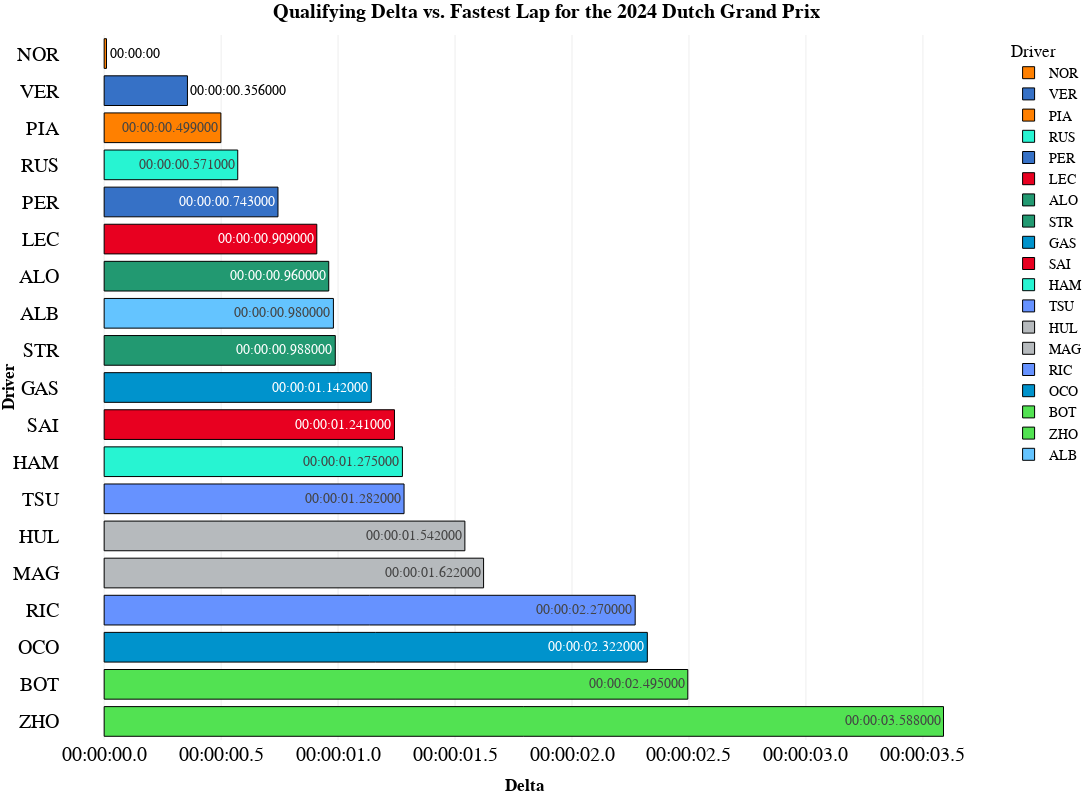

Notebook source saved alongside this figure:
### Code cell
fig=px.bar(
    track_fastest,
    y="Driver",
    x='LapTimeDelta',
    text='LapTimeDelta2',
    orientation='h',
    color='Driver',
    template="presentation",
    hover_data=['Team', 'Year', 'GP','LapTime', 'LapNumber','Sector1Time', 'Sector2Time', 'Sector3Time',
       'Compound', 'TyreLife', 'FreshTyre'],
    title="<b>Qualifying Delta vs. Fastest Lap for the {} {}</b>".format(year,gp),
    height=800, 
    width=1200,

color_discrete_map={
                 "ALB": "#64C4FF",
                 "ALO": "#229971",
                 "BOT": "#52e252",
                 "COL": "#37BEDD",
                 "GAS": "#0093cc",
                 "HAM": "#27F4D2",
                 "HUL": "#B6BABD",
                 "LEC": "#E80020",
                 "MAG": "#B6BABD",
                 "NOR": "#FF8000",
                 "OCO": "#0093cc",
                 "PER": "#3671C6",
                 "PIA": "#FF8000",
                 "RIC": "#6692FF",
                 "RUS": "#27F4D2",
                 "SAI": "#E80020",
                 "SAR": "#37BEDD",
                 "STR": "#229971",
                 "TSU": "#6692FF",
                 "VER": "#3671C6",
                 "ZHO": "#52e252"
                 }
)
fig.update_layout(
    yaxis = dict(tickfont = dict(size=20)),
    xaxis = dict(tickfont = dict(size=20)),

    xaxis_title="<b>Delta</b>",
    yaxis_title="<b>Driver</b>",
    title_font_family="<b>PT Sans Narrow</b>",

)

fig.update_layout(xaxis_tickformat='%H:%M:%S.%f')

fig.update_traces(marker_line_width=1,marker_line_color="BLACK")

fig.update_layout(yaxis={'categoryorder':'total descending'})

fig.update_traces(textposition='auto')

fig.update_layout(
    title_x=0.5,
    hoverlabel=dict(
        bgcolor="white",
        font_size=16,
        font_family="PT Sans Narrow"
    ),
    yaxis = dict(tickfont = dict(size=20)),
    xaxis = dict(tickfont = dict(size=20)),
    font=dict(
        family="PT Sans Narrow",
        size=14,
        color="Black"
    ),
    title_font_family="PT Sans Narrow",
    margin=dict(l=60, r=5, t=35, b=60),
)
fig.show()

### Figure 1 — Plotly figure (JSON) as saved in the notebook; plotly's stock layout.template omitted (floating-point values rounded to 4 significant figures)
{"data": [{"alignmentgroup": "True", "customdata": [["McLaren", 2024, "Dutch Grand Prix", "0 days 00:01:09.673000", 13, "0 days 00:00:23.824000", "0 days 00:00:24.819000", "0 days 00:00:21.030000", "SOFT", 2, "True"]], "hovertemplate": "Driver=%{y}<br>LapTimeDelta=%{x}<br>LapTimeDelta2=%{text}<br>Team=%{customdata[0]}<br>Year=%{customdata[1]}<br>GP=%{customdata[2]}<br>LapTime=%{customdata[3]}<br>LapNumber=%{customdata[4]}<br>Sector1Time=%{customdata[5]}<br>Sector2Time=%{customdata[6]}<br>Sector3Time=%{customdata[7]}<br>Compound=%{customdata[8]}<br>TyreLife=%{customdata[9]}<br>FreshTyre=%{customdata[10]}<extra></extra>", "legendgroup": "NOR", "marker": {"color": "#FF8000", "line": {"color": "BLACK", "width": 1}, "pattern": {"shape": ""}}, "name": "NOR", "offsetgroup": "NOR", "orientation": "h", "showlegend": true, "text": ["00:00:00"], "textposition": "auto", "type": "bar", "x": ["1970-01-01T00:00:00.010000"], "xaxis": "x", "y": ["NOR"], "yaxis": "y"}, {"alignmentgroup": "True", "customdata": [["Red Bull Racing", 2024, "Dutch Grand Prix", "0 days 00:01:10.029000", 13, "0 days 00:00:24.073000", "0 days 00:00:24.731000", "0 days 00:00:21.225000", "SOFT", 2, "True"]], "hovertemplate": "Driver=%{y}<br>LapTimeDelta=%{x}<br>LapTimeDelta2=%{text}<br>Team=%{customdata[0]}<br>Year=%{customdata[1]}<br>GP=%{customdata[2]}<br>LapTime=%{customdata[3]}<br>LapNumber=%{customdata[4]}<br>Sector1Time=%{customdata[5]}<br>Sector2Time=%{customdata[6]}<br>Sector3Time=%{customdata[7]}<br>Compound=%{customdata[8]}<br>TyreLife=%{customdata[9]}<br>FreshTyre=%{customdata[10]}<extra></extra>", "legendgroup": "VER", "marker": {"color": "#3671C6", "line": {"color": "BLACK", "width": 1}, "pattern": {"shape": ""}}, "name": "VER", "offsetgroup": "VER", "orientation": "h", "showlegend": true, "text": ["00:00:00.356000"], "textposition": "auto", "type": "bar", "x": ["1970-01-01T00:00:00.356000"], "xaxis": "x", "y": ["VER"], "yaxis": "y"}, {"alignmentgroup": "True", "customdata": [["McLaren", 2024, "Dutch Grand Prix", "0 days 00:01:10.172000", 15, "0 days 00:00:24.017000", "0 days 00:00:24.983000", "0 days 00:00:21.172000", "SOFT", 2, "True"]], "hovertemplate": "Driver=%{y}<br>LapTimeDelta=%{x}<br>LapTimeDelta2=%{text}<br>Team=%{customdata[0]}<br>Year=%{customdata[1]}<br>GP=%{customdata[2]}<br>LapTime=%{customdata[3]}<br>LapNumber=%{customdata[4]}<br>Sector1Time=%{customdata[5]}<br>Sector2Time=%{customdata[6]}<br>Sector3Time=%{customdata[7]}<br>Compound=%{customdata[8]}<br>TyreLife=%{customdata[9]}<br>FreshTyre=%{customdata[10]}<extra></extra>", "legendgroup": "PIA", "marker": {"color": "#FF8000", "line": {"color": "BLACK", "width": 1}, "pattern": {"shape": ""}}, "name": "PIA", "offsetgroup": "PIA", "orientation": "h", "showlegend": true, "text": ["00:00:00.499000"], "textposition": "auto", "type": "bar", "x": ["1970-01-01T00:00:00.499000"], "xaxis": "x", "y": ["PIA"], "yaxis": "y"}, {"alignmentgroup": "True", "customdata": [["Mercedes", 2024, "Dutch Grand Prix", "0 days 00:01:10.244000", 17, "0 days 00:00:24.044000", "0 days 00:00:25.038000", "0 days 00:00:21.162000", "SOFT", 2, "True"]], "hovertemplate": "Driver=%{y}<br>LapTimeDelta=%{x}<br>LapTimeDelta2=%{text}<br>Team=%{customdata[0]}<br>Year=%{customdata[1]}<br>GP=%{customdata[2]}<br>LapTime=%{customdata[3]}<br>LapNumber=%{customdata[4]}<br>Sector1Time=%{customdata[5]}<br>Sector2Time=%{customdata[6]}<br>Sector3Time=%{customdata[7]}<br>Compound=%{customdata[8]}<br>TyreLife=%{customdata[9]}<br>FreshTyre=%{customdata[10]}<extra></extra>", "legendgroup": "RUS", "marker": {"color": "#27F4D2", "line": {"color": "BLACK", "width": 1}, "pattern": {"shape": ""}}, "name": "RUS", "offsetgroup": "RUS", "orientation": "h", "showlegend": true, "text": ["00:00:00.571000"], "textposition": "auto", "type": "bar", "x": ["1970-01-01T00:00:00.571000"], "xaxis": "x", "y": ["RUS"], "yaxis": "y"}, {"alignmentgroup": "True", "customdata": [["Red Bull Racing", 2024, "Dutch Grand Prix", "0 days 00:01:10.416000", 16, "0 days 00:00:24.065000", "0 days 00:00:25.042000", "0 days 00:00:21.309000", "SOFT", 2, "True"]], "hovertemplate": "Driver=%{y}<br>LapTimeDelta=%{x}<br>LapTimeDelta2=%{text}<br>Team=%{customdata[0]}<br>Year=%{customdata[1]}<br>GP=%{customdata[2]}<br>LapTime=%{customdata[3]}<br>LapNumber=%{customdata[4]}<br>Sector1Time=%{customdata[5]}<br>Sector2Time=%{customdata[6]}<br>Sector3Time=%{customdata[7]}<br>Compound=%{customdata[8]}<br>TyreLife=%{customdata[9]}<br>FreshTyre=%{customdata[10]}<extra></extra>", "legendgroup": "PER", "marker": {"color": "#3671C6", "line": {"color": "BLACK", "width": 1}, "pattern": {"shape": ""}}, "name": "PER", "offsetgroup": "PER", "orientation": "h", "showlegend": true, "text": ["00:00:00.743000"], "textposition": "auto", "type": "bar", "x": ["1970-01-01T00:00:00.743000"], "xaxis": "x", "y": ["PER"], "yaxis": "y"}, {"alignmentgroup": "True", "customdata": [["Ferrari", 2024, "Dutch Grand Prix", "0 days 00:01:10.582000", 23, "0 days 00:00:24.160000", "0 days 00:00:25.201000", "0 days 00:00:21.221000", "SOFT", 2, "True"]], "hovertemplate": "Driver=%{y}<br>LapTimeDelta=%{x}<br>LapTimeDelta2=%{text}<br>Team=%{customdata[0]}<br>Year=%{customdata[1]}<br>GP=%{customdata[2]}<br>LapTime=%{customdata[3]}<br>LapNumber=%{customdata[4]}<br>Sector1Time=%{customdata[5]}<br>Sector2Time=%{customdata[6]}<br>Sector3Time=%{customdata[7]}<br>Compound=%{customdata[8]}<br>TyreLife=%{customdata[9]}<br>FreshTyre=%{customdata[10]}<extra></extra>", "legendgroup": "LEC", "marker": {"color": "#E80020", "line": {"color": "BLACK", "width": 1}, "pattern": {"shape": ""}}, "name": "LEC", "offsetgroup": "LEC", "orientation": "h", "showlegend": true, "text": ["00:00:00.909000"], "textposition": "auto", "type": "bar", "x": ["1970-01-01T00:00:00.909000"], "xaxis": "x", "y": ["LEC"], "yaxis": "y"}, {"alignmentgroup": "True", "customdata": [["Aston Martin", 2024, "Dutch Grand Prix", "0 days 00:01:10.633000", 15, "0 days 00:00:24.315000", "0 days 00:00:25.123000", "0 days 00:00:21.195000", "SOFT", 2, "True"]], "hovertemplate": "Driver=%{y}<br>LapTimeDelta=%{x}<br>LapTimeDelta2=%{text}<br>Team=%{customdata[0]}<br>Year=%{customdata[1]}<br>GP=%{customdata[2]}<br>LapTime=%{customdata[3]}<br>LapNumber=%{customdata[4]}<br>Sector1Time=%{customdata[5]}<br>Sector2Time=%{customdata[6]}<br>Sector3Time=%{customdata[7]}<br>Compound=%{customdata[8]}<br>TyreLife=%{customdata[9]}<br>FreshTyre=%{customdata[10]}<extra></extra>", "legendgroup": "ALO", "marker": {"color": "#229971", "line": {"color": "BLACK", "width": 1}, "pattern": {"shape": ""}}, "name": "ALO", "offsetgroup": "ALO", "orientation": "h", "showlegend": true, "text": ["00:00:00.960000"], "textposition": "auto", "type": "bar", "x": ["1970-01-01T00:00:00.960000"], "xaxis": "x", "y": ["ALO"], "yaxis": "y"}, {"alignmentgroup": "True", "customdata": [["Aston Martin", 2024, "Dutch Grand Prix", "0 days 00:01:10.661000", 15, "0 days 00:00:23.951000", "0 days 00:00:25.175000", "0 days 00:00:21.535000", "SOFT", 2, "True"]], "hovertemplate": "Driver=%{y}<br>LapTimeDelta=%{x}<br>LapTimeDelta2=%{text}<br>Team=%{customdata[0]}<br>Year=%{customdata[1]}<br>GP=%{customdata[2]}<br>LapTime=%{customdata[3]}<br>LapNumber=%{customdata[4]}<br>Sector1Time=%{customdata[5]}<br>Sector2Time=%{customdata[6]}<br>Sector3Time=%{customdata[7]}<br>Compound=%{customdata[8]}<br>TyreLife=%{customdata[9]}<br>FreshTyre=%{customdata[10]}<extra></extra>", "legendgroup": "STR", "marker": {"color": "#229971", "line": {"color": "BLACK", "width": 1}, "pattern": {"shape": ""}}, "name": "STR", "offsetgroup": "STR", "orientation": "h", "showlegend": true, "text": ["00:00:00.988000"], "textposition": "auto", "type": "bar", "x": ["1970-01-01T00:00:00.988000"], "xaxis": "x", "y": ["STR"], "yaxis": "y"}, {"alignmentgroup": "True", "customdata": [["Alpine", 2024, "Dutch Grand Prix", "0 days 00:01:10.815000", 13, "0 days 00:00:24.143000", "0 days 00:00:25.254000", "0 days 00:00:21.418000", "SOFT", 2, "True"]], "hovertemplate": "Driver=%{y}<br>LapTimeDelta=%{x}<br>LapTimeDelta2=%{text}<br>Team=%{customdata[0]}<br>Year=%{customdata[1]}<br>GP=%{customdata[2]}<br>LapTime=%{customdata[3]}<br>LapNumber=%{customdata[4]}<br>Sector1Time=%{customdata[5]}<br>Sector2Time=%{customdata[6]}<br>Sector3Time=%{customdata[7]}<br>Compound=%{customdata[8]}<br>TyreLife=%{customdata[9]}<br>FreshTyre=%{customdata[10]}<extra></extra>", "legendgroup": "GAS", "marker": {"color": "#0093cc", "line": {"color": "BLACK", "width": 1}, "pattern": {"shape": ""}}, "name": "GAS", "offsetgroup": "GAS", "orientation": "h", "showlegend": true, "text": ["00:00:01.142000"], "textposition": "auto", "type": "bar", "x": ["1970-01-01T00:00:01.142000"], "xaxis": "x", "y": ["GAS"], "yaxis": "y"}, {"alignmentgroup": "True", "customdata": [["Ferrari", 2024, "Dutch Grand Prix", "0 days 00:01:10.914000", 17, "0 days 00:00:24.349000", "0 days 00:00:25.341000", "0 days 00:00:21.224000", "SOFT", 2, "True"]], "hovertemplate": "Driver=%{y}<br>LapTimeDelta=%{x}<br>LapTimeDelta2=%{text}<br>Team=%{customdata[0]}<br>Year=%{customdata[1]}<br>GP=%{customdata[2]}<br>LapTime=%{customdata[3]}<br>LapNumber=%{customdata[4]}<br>Sector1Time=%{customdata[5]}<br>Sector2Time=%{customdata[6]}<br>Sector3Time=%{customdata[7]}<br>Compound=%{customdata[8]}<br>TyreLife=%{customdata[9]}<br>FreshTyre=%{customdata[10]}<extra></extra>", "legendgroup": "SAI", "marker": {"color": "#E80020", "line": {"color": "BLACK", "width": 1}, "pattern": {"shape": ""}}, "name": "SAI", "offsetgroup": "SAI", "orientation": "h", "showlegend": true, "text": ["00:00:01.241000"], "textposition": "auto", "type": "bar", "x": ["1970-01-01T00:00:01.241000"], "xaxis": "x", "y": ["SAI"], "yaxis": "y"}, {"alignmentgroup": "True", "customdata": [["Mercedes", 2024, "Dutch Grand Prix", "0 days 00:01:10.948000", 12, "0 days 00:00:24.258000", "0 days 00:00:25.230000", "0 days 00:00:21.460000", "SOFT", 2, "True"]], "hovertemplate": "Driver=%{y}<br>LapTimeDelta=%{x}<br>LapTimeDelta2=%{text}<br>Team=%{customdata[0]}<br>Year=%{customdata[1]}<br>GP=%{customdata[2]}<br>LapTime=%{customdata[3]}<br>LapNumber=%{customdata[4]}<br>Sector1Time=%{customdata[5]}<br>Sector2Time=%{customdata[6]}<br>Sector3Time=%{customdata[7]}<br>Compound=%{customdata[8]}<br>TyreLife=%{customdata[9]}<br>FreshTyre=%{customdata[10]}<extra></extra>", "legendgroup": "HAM", "marker": {"color": "#27F4D2", "line": {"color": "BLACK", "width": 1}, "pattern": {"shape": ""}}, "name": "HAM", "offsetgroup": "HAM", "orientation": "h", "showlegend": true, "text": ["00:00:01.275000"], "textposition": "auto", "type": "bar", "x": ["1970-01-01T00:00:01.275000"], "xaxis": "x", "y": ["HAM"], "yaxis": "y"}, {"alignmentgroup": "True", "customdata": [["RB", 2024, "Dutch Grand Prix", "0 days 00:01:10.955000", 14, "0 days 00:00:24.246000", "0 days 00:00:25.241000", "0 days 00:00:21.468000", "SOFT", 2, "True"]], "hovertemplate": "Driver=%{y}<br>LapTimeDelta=%{x}<br>LapTimeDelta2=%{text}<br>Team=%{customdata[0]}<br>Year=%{customdata[1]}<br>GP=%{customdata[2]}<br>LapTime=%{customdata[3]}<br>LapNumber=%{customdata[4]}<br>Sector1Time=%{customdata[5]}<br>Sector2Time=%{customdata[6]}<br>Sector3Time=%{customdata[7]}<br>Compound=%{customdata[8]}<br>TyreLife=%{customdata[9]}<br>FreshTyre=%{customdata[10]}<extra></extra>", "legendgroup": "TSU", "marker": {"color": "#6692FF", "line": {"color": "BLACK", "width": 1}, "pattern": {"shape": ""}}, "name": "TSU", "offsetgroup": "TSU", "orientation": "h", "showlegend": true, "text": ["00:00:01.282000"], "textposition": "auto", "type": "bar", "x": ["1970-01-01T00:00:01.282000"], "xaxis": "x", "y": ["TSU"], "yaxis": "y"}, {"alignmentgroup": "True", "customdata": [["Haas F1 Team", 2024, "Dutch Grand Prix", "0 days 00:01:11.215000", 16, "0 days 00:00:24.550000", "0 days 00:00:25.263000", "0 days 00:00:21.402000", "SOFT", 2, "True"]], "hovertemplate": "Driver=%{y}<br>LapTimeDelta=%{x}<br>LapTimeDelta2=%{text}<br>Team=%{customdata[0]}<br>Year=%{customdata[1]}<br>GP=%{customdata[2]}<br>LapTime=%{customdata[3]}<br>LapNumber=%{customdata[4]}<br>Sector1Time=%{customdata[5]}<br>Sector2Time=%{customdata[6]}<br>Sector3Time=%{customdata[7]}<br>Compound=%{customdata[8]}<br>TyreLife=%{customdata[9]}<br>FreshTyre=%{customdata[10]}<extra></extra>", "legendgroup": "HUL", "marker": {"color": "#B6BABD", "line": {"color": "BLACK", "width": 1}, "pattern": {"shape": ""}}, "name": "HUL", "offsetgroup": "HUL", "orientation": "h", "showlegend": true, "text": ["00:00:01.542000"], "textposition": "auto", "type": "bar", "x": ["1970-01-01T00:00:01.542000"], "xaxis": "x", "y": ["HUL"], "yaxis": "y"}, {"alignmentgroup": "True", "customdata": [["Haas F1 Team", 2024, "Dutch Grand Prix", "0 days 00:01:11.295000", 11, "0 days 00:00:24.318000", "0 days 00:00:25.603000", "0 days 00:00:21.374000", "SOFT", 2, "True"]], "hovertemplate": "Driver=%{y}<br>LapTimeDelta=%{x}<br>LapTimeDelta2=%{text}<br>Team=%{customdata[0]}<br>Year=%{customdata[1]}<br>GP=%{customdata[2]}<br>LapTime=%{customdata[3]}<br>LapNumber=%{customdata[4]}<br>Sector1Time=%{customdata[5]}<br>Sector2Time=%{customdata[6]}<br>Sector3Time=%{customdata[7]}<br>Compound=%{customdata[8]}<br>TyreLife=%{customdata[9]}<br>FreshTyre=%{customdata[10]}<extra></extra>", "legendgroup": "MAG", "marker": {"color": "#B6BABD", "line": {"color": "BLACK", "width": 1}, "pattern": {"shape": ""}}, "name": "MAG", "offsetgroup": "MAG", "orientation": "h", "showlegend": true, "text": ["00:00:01.622000"], "textposition": "auto", "type": "bar", "x": ["1970-01-01T00:00:01.622000"], "xaxis": "x", "y": ["MAG"], "yaxis": "y"}, {"alignmentgroup": "True", "customdata": [["RB", 2024, "Dutch Grand Prix", "0 days 00:01:11.943000", 8, "0 days 00:00:24.704000", "0 days 00:00:25.532000", "0 days 00:00:21.707000", "SOFT", 2, "True"]], "hovertemplate": "Driver=%{y}<br>LapTimeDelta=%{x}<br>LapTimeDelta2=%{text}<br>Team=%{customdata[0]}<br>Year=%{customdata[1]}<br>GP=%{customdata[2]}<br>LapTime=%{customdata[3]}<br>LapNumber=%{customdata[4]}<br>Sector1Time=%{customdata[5]}<br>Sector2Time=%{customdata[6]}<br>Sector3Time=%{customdata[7]}<br>Compound=%{customdata[8]}<br>TyreLife=%{customdata[9]}<br>FreshTyre=%{customdata[10]}<extra></extra>", "legendgroup": "RIC", "marker": {"color": "#6692FF", "line": {"color": "BLACK", "width": 1}, "pattern": {"shape": ""}}, "name": "RIC", "offsetgroup": "RIC", "orientation": "h", "showlegend": true, "text": ["00:00:02.270000"], "textposition": "auto", "type": "bar", "x": ["1970-01-01T00:00:02.270000"], "xaxis": "x", "y": ["RIC"], "yaxis": "y"}, {"alignmentgroup": "True", "customdata": [["Alpine", 2024, "Dutch Grand Prix", "0 days 00:01:11.995000", 8, "0 days 00:00:24.526000", "0 days 00:00:25.827000", "0 days 00:00:21.642000", "SOFT", 2, "True"]], "hovertemplate": "Driver=%{y}<br>LapTimeDelta=%{x}<br>LapTimeDelta2=%{text}<br>Team=%{customdata[0]}<br>Year=%{customdata[1]}<br>GP=%{customdata[2]}<br>LapTime=%{customdata[3]}<br>LapNumber=%{customdata[4]}<br>Sector1Time=%{customdata[5]}<br>Sector2Time=%{customdata[6]}<br>Sector3Time=%{customdata[7]}<br>Compound=%{customdata[8]}<br>TyreLife=%{customdata[9]}<br>FreshTyre=%{customdata[10]}<extra></extra>", "legendgroup": "OCO", "marker": {"color": "#0093cc", "line": {"color": "BLACK", "width": 1}, "pattern": {"shape": ""}}, "name": "OCO", "offsetgroup": "OCO", "orientation": "h", "showlegend": true, "text": ["00:00:02.322000"], "textposition": "auto", "type": "bar", "x": ["1970-01-01T00:00:02.322000"], "xaxis": "x", "y": ["OCO"], "yaxis": "y"}, {"alignmentgroup": "True", "customdata": [["Kick Sauber", 2024, "Dutch Grand Prix", "0 days 00:01:12.168000", 8, "0 days 00:00:24.630000", "0 days 00:00:25.768000", "0 days 00:00:21.770000", "SOFT", 2, "True"]], "hovertemplate": "Driver=%{y}<br>LapTimeDelta=%{x}<br>LapTimeDelta2=%{text}<br>Team=%{customdata[0]}<br>Year=%{customdata[1]}<br>GP=%{customdata[2]}<br>LapTime=%{customdata[3]}<br>LapNumber=%{customdata[4]}<br>Sector1Time=%{customdata[5]}<br>Sector2Time=%{customdata[6]}<br>Sector3Time=%{customdata[7]}<br>Compound=%{customdata[8]}<br>TyreLife=%{customdata[9]}<br>FreshTyre=%{customdata[10]}<extra></extra>", "legendgroup": "BOT", "marker": {"color": "#52e252", "line": {"color": "BLACK", "width": 1}, "pattern": {"shape": ""}}, "name": "BOT", "offsetgroup": "BOT", "orientation": "h", "showlegend": true, "text": ["00:00:02.495000"], "textposition": "auto", "type": "bar", "x": ["1970-01-01T00:00:02.495000"], "xaxis": "x", "y": ["BOT"], "yaxis": "y"}, {"alignmentgroup": "True", "customdata": [["Kick Sauber", 2024, "Dutch Grand Prix", "0 days 00:01:13.261000", 8, "0 days 00:00:25.036000", "0 days 00:00:26.304000", "0 days 00:00:21.921000", "SOFT", 2, "True"]], "hovertemplate": "Driver=%{y}<br>LapTimeDelta=%{x}<br>LapTimeDelta2=%{text}<br>Team=%{customdata[0]}<br>Year=%{customdata[1]}<br>GP=%{customdata[2]}<br>LapTime=%{customdata[3]}<br>LapNumber=%{customdata[4]}<br>Sector1Time=%{customdata[5]}<br>Sector2Time=%{customdata[6]}<br>Sector3Time=%{customdata[7]}<br>Compound=%{customdata[8]}<br>TyreLife=%{customdata[9]}<br>FreshTyre=%{customdata[10]}<extra></extra>", "legendgroup": "ZHO", "marker": {"color": "#52e252", "line": {"color": "BLACK", "width": 1}, "pattern": {"shape": ""}}, "name": "ZHO", "offsetgroup": "ZHO", "orientation": "h", "showlegend": true, "text": ["00:00:03.588000"], "textposition": "auto", "type": "bar", "x": ["1970-01-01T00:00:03.588000"], "xaxis": "x", "y": ["ZHO"], "yaxis": "y"}, {"alignmentgroup": "True", "customdata": [["Williams", 2024, "Dutch Grand Prix", "0 days 00:01:10.653000", 17, "0 days 00:00:24.158000", "0 days 00:00:25.185000", "0 days 00:00:21.310000", "SOFT", 2, "True"]], "hovertemplate": "Driver=%{y}<br>LapTimeDelta=%{x}<br>LapTimeDelta2=%{text}<br>Team=%{customdata[0]}<br>Year=%{customdata[1]}<br>GP=%{customdata[2]}<br>LapTime=%{customdata[3]}<br>LapNumber=%{customdata[4]}<br>Sector1Time=%{customdata[5]}<br>Sector2Time=%{customdata[6]}<br>Sector3Time=%{customdata[7]}<br>Compound=%{customdata[8]}<br>TyreLife=%{customdata[9]}<br>FreshTyre=%{customdata[10]}<extra></extra>", "legendgroup": "ALB", "marker": {"color": "#64C4FF", "line": {"color": "BLACK", "width": 1}, "pattern": {"shape": ""}}, "name": "ALB", "offsetgroup": "ALB", "orientation": "h", "showlegend": true, "text": ["00:00:00.980000"], "textposition": "auto", "type": "bar", "x": ["1970-01-01T00:00:00.980000"], "xaxis": "x", "y": ["ALB"], "yaxis": "y"}], "layout": {"barmode": "relative", "font": {"color": "Black", "family": "PT Sans Narrow", "size": 14}, "height": 800, "hoverlabel": {"bgcolor": "white", "font": {"family": "PT Sans Narrow", "size": 16}}, "legend": {"title": {"text": "Driver"}, "tracegroupgap": 0}, "margin": {"b": 60, "l": 60, "r": 5, "t": 35}, "title": {"font": {"family": "PT Sans Narrow"}, "text": "<b>Qualifying Delta vs. Fastest Lap for the 2024 Dutch Grand Prix</b>", "x": 0.5}, "width": 1200, "xaxis": {"anchor": "y", "domain": [0, 1], "tickfont": {"size": 20}, "tickformat": "%H:%M:%S.%f", "title": {"text": "<b>Delta</b>"}}, "yaxis": {"anchor": "x", "categoryarray": ["ALB", "ZHO", "BOT", "OCO", "RIC", "MAG", "HUL", "TSU", "HAM", "SAI", "GAS", "STR", "ALO", "LEC", "PER", "RUS", "PIA", "VER", "NOR"], "categoryorder": "total descending", "domain": [0, 1], "tickfont": {"size": 20}, "title": {"text": "<b>Driver</b>"}}}}
